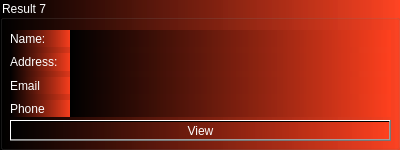
         <widget class="QGroupBox" name="groupBox_9">
          <property name="minimumSize">
           <size>
            <width>400</width>
            <height>150</height>
           </size>
          </property>
          <property name="maximumSize">
           <size>
            <width>400</width>
            <height>150</height>
           </size>
          </property>
          <property name="autoFillBackground">
           <bool>false</bool>
          </property>
          <property name="styleSheet">
           <string notr="true">color: white;
background-color:
qlineargradient(spread:pad, x1:0, y1:0, x2:1, y2:0, stop:0 rgba(0, 0, 0, 255), stop:1 rgba(255, 64, 30,220))
</string>
          </property>
          <property name="title">
           <string>Result 7</string>
          </property>
          <widget class="QWidget" name="verticalLayoutWidget_63">
           <property name="geometry">
            <rect>
             <x>10</x>
             <y>30</y>
             <width>61</width>
             <height>87</height>
            </rect>
           </property>
           <layout class="QVBoxLayout" name="verticalLayout_64">
            <item>
             <widget class="QLabel" name="label_449">
              <property name="text">
               <string>Name:</string>
              </property>
             </widget>
            </item>
            <item>
             <widget class="QLabel" name="label_450">
              <property name="text">
               <string>Address:</string>
              </property>
             </widget>
            </item>
            <item>
             <widget class="QLabel" name="label_451">
              <property name="text">
               <string>Email</string>
              </property>
             </widget>
            </item>
            <item>
             <widget class="QLabel" name="label_452">
              <property name="text">
               <string>Phone</string>
              </property>
             </widget>
            </item>
           </layout>
          </widget>
          <widget class="QWidget" name="verticalLayoutWidget_64">
           <property name="geometry">
            <rect>
             <x>70</x>
             <y>30</y>
             <width>321</width>
             <height>87</height>
            </rect>
           </property>
           <layout class="QVBoxLayout" name="verticalLayout_65">
            <property name="sizeConstraint">
             <enum>QLayout::SetMinimumSize</enum>
            </property>
            <item>
             <widget class="QLabel" name="label_453">
              <property name="text">
               <string/>
              </property>
             </widget>
            </item>
            <item>
             <widget class="QLabel" name="label_454">
              <property name="text">
               <string/>
              </property>
             </widget>
            </item>
            <item>
             <widget class="QLabel" name="label_455">
              <property name="text">
               <string/>
              </property>
             </widget>
            </item>
            <item>
             <widget class="QLabel" name="label_456">
              <property name="text">
               <string/>
              </property>
             </widget>
            </item>
           </layout>
          </widget>
          <widget class="QPushButton" name="pushButton_32">
           <property name="geometry">
            <rect>
             <x>10</x>
             <y>120</y>
             <width>381</width>
             <height>21</height>
            </rect>
           </property>
           <property name="text">
            <string>View</string>
           </property>
          </widget>
         </widget>
